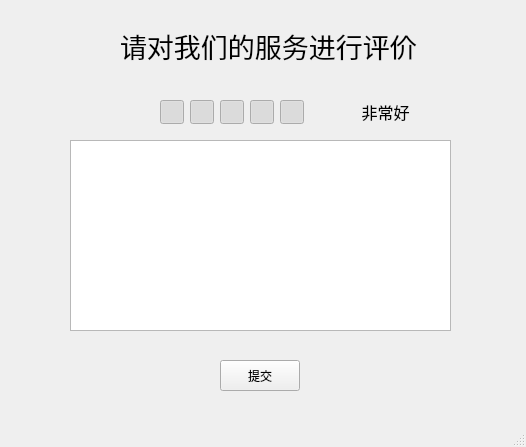
<?xml version="1.0" encoding="UTF-8"?>
<ui version="4.0">
 <class>user_com</class>
 <widget class="QMainWindow" name="user_com">
  <property name="geometry">
   <rect>
    <x>0</x>
    <y>0</y>
    <width>526</width>
    <height>447</height>
   </rect>
  </property>
  <property name="windowTitle">
   <string>MainWindow</string>
  </property>
  <widget class="QWidget" name="centralwidget">
   <widget class="QPushButton" name="pushButton1">
    <property name="geometry">
     <rect>
      <x>160</x>
      <y>100</y>
      <width>24</width>
      <height>24</height>
     </rect>
    </property>
    <property name="sizePolicy">
     <sizepolicy hsizetype="Fixed" vsizetype="Fixed">
      <horstretch>0</horstretch>
      <verstretch>0</verstretch>
     </sizepolicy>
    </property>
    <property name="styleSheet">
     <string notr="true">QPushButton
{
	height:24px;
	width:24px;
	border-image: url(:/off.jpg);
}
QPushButton::checked
{
	border-image: url(:/on.jpg);
}</string>
    </property>
    <property name="text">
     <string/>
    </property>
    <property name="checkable">
     <bool>true</bool>
    </property>
    <property name="checked">
     <bool>true</bool>
    </property>
   </widget>
   <widget class="QPushButton" name="pushButton2">
    <property name="geometry">
     <rect>
      <x>190</x>
      <y>100</y>
      <width>24</width>
      <height>24</height>
     </rect>
    </property>
    <property name="sizePolicy">
     <sizepolicy hsizetype="Fixed" vsizetype="Fixed">
      <horstretch>0</horstretch>
      <verstretch>0</verstretch>
     </sizepolicy>
    </property>
    <property name="styleSheet">
     <string notr="true">QPushButton
{
	height:24px;
	width:24px;
	border-image: url(:/off.jpg);
}
QPushButton::checked
{
	border-image: url(:/on.jpg);
}</string>
    </property>
    <property name="text">
     <string/>
    </property>
    <property name="checkable">
     <bool>true</bool>
    </property>
    <property name="checked">
     <bool>true</bool>
    </property>
   </widget>
   <widget class="QPushButton" name="pushButton5">
    <property name="geometry">
     <rect>
      <x>280</x>
      <y>100</y>
      <width>24</width>
      <height>24</height>
     </rect>
    </property>
    <property name="sizePolicy">
     <sizepolicy hsizetype="Fixed" vsizetype="Fixed">
      <horstretch>0</horstretch>
      <verstretch>0</verstretch>
     </sizepolicy>
    </property>
    <property name="styleSheet">
     <string notr="true">QPushButton
{
	height:24px;
	width:24px;
	border-image: url(:/off.jpg);
}
QPushButton::checked
{
	border-image: url(:/on.jpg);
}</string>
    </property>
    <property name="text">
     <string/>
    </property>
    <property name="checkable">
     <bool>true</bool>
    </property>
    <property name="checked">
     <bool>true</bool>
    </property>
   </widget>
   <widget class="QPushButton" name="pushButton4">
    <property name="geometry">
     <rect>
      <x>250</x>
      <y>100</y>
      <width>24</width>
      <height>24</height>
     </rect>
    </property>
    <property name="sizePolicy">
     <sizepolicy hsizetype="Fixed" vsizetype="Fixed">
      <horstretch>0</horstretch>
      <verstretch>0</verstretch>
     </sizepolicy>
    </property>
    <property name="styleSheet">
     <string notr="true">QPushButton
{
	height:24px;
	width:24px;
	border-image: url(:/off.jpg);
}
QPushButton::checked
{
	border-image: url(:/on.jpg);
}</string>
    </property>
    <property name="text">
     <string/>
    </property>
    <property name="checkable">
     <bool>true</bool>
    </property>
    <property name="checked">
     <bool>true</bool>
    </property>
   </widget>
   <widget class="QLabel" name="labelTitle">
    <property name="geometry">
     <rect>
      <x>310</x>
      <y>100</y>
      <width>151</width>
      <height>24</height>
     </rect>
    </property>
    <property name="font">
     <font>
      <pointsize>12</pointsize>
     </font>
    </property>
    <property name="text">
     <string>非常好</string>
    </property>
    <property name="alignment">
     <set>Qt::AlignCenter</set>
    </property>
   </widget>
   <widget class="QPushButton" name="pushButton3">
    <property name="geometry">
     <rect>
      <x>220</x>
      <y>100</y>
      <width>24</width>
      <height>24</height>
     </rect>
    </property>
    <property name="sizePolicy">
     <sizepolicy hsizetype="Fixed" vsizetype="Fixed">
      <horstretch>0</horstretch>
      <verstretch>0</verstretch>
     </sizepolicy>
    </property>
    <property name="styleSheet">
     <string notr="true">QPushButton
{
	height:24px;
	width:24px;
	border-image: url(:/off.jpg);
}
QPushButton::checked
{
	border-image: url(:/on.jpg);
}</string>
    </property>
    <property name="text">
     <string/>
    </property>
    <property name="checkable">
     <bool>true</bool>
    </property>
    <property name="checked">
     <bool>true</bool>
    </property>
   </widget>
   <widget class="QLabel" name="label">
    <property name="geometry">
     <rect>
      <x>120</x>
      <y>20</y>
      <width>321</width>
      <height>51</height>
     </rect>
    </property>
    <property name="font">
     <font>
      <pointsize>20</pointsize>
     </font>
    </property>
    <property name="text">
     <string>请对我们的服务进行评价</string>
    </property>
   </widget>
   <widget class="QTextEdit" name="textEdit_com">
    <property name="geometry">
     <rect>
      <x>70</x>
      <y>140</y>
      <width>381</width>
      <height>191</height>
     </rect>
    </property>
   </widget>
   <widget class="QPushButton" name="pushButton_submit">
    <property name="geometry">
     <rect>
      <x>220</x>
      <y>360</y>
      <width>80</width>
      <height>31</height>
     </rect>
    </property>
    <property name="text">
     <string>提交</string>
    </property>
   </widget>
  </widget>
  <widget class="QMenuBar" name="menubar">
   <property name="geometry">
    <rect>
     <x>0</x>
     <y>0</y>
     <width>526</width>
     <height>17</height>
    </rect>
   </property>
  </widget>
  <widget class="QStatusBar" name="statusbar"/>
 </widget>
 <resources/>
 <connections/>
</ui>
